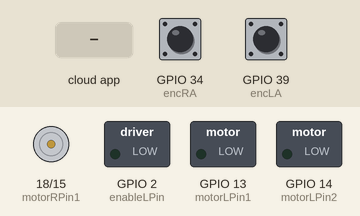
The sketch below on a simulated ESP32. Parts: motor-driver pin pairs drawn as motors (green arrow = first pin HIGH = forward, orange = second pin HIGH = backward, longer = more drive, scaled by the enable pin), switched loads named in the sketch (green lamp = pin HIGH). The test bench sets the inputs (shaded band); at power-on: GPIO 34 (encRA) HIGH, GPIO 39 (encLA) HIGH. The ROS host is connected and sends only what is stated; what the sketch prints to the serial monitor is not drawn.

Above: at 1.2 s.
1.3 s: the phone or cloud app sets motor_input to -100
At 2.5 s:
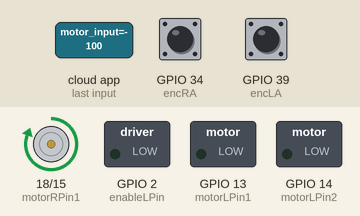
2.8 s: the phone or cloud app sets motor_input to 0
At 3.9 s:
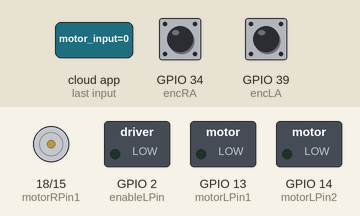
4.3 s: the phone or cloud app sets motor_input to 100
At 5.0 s:
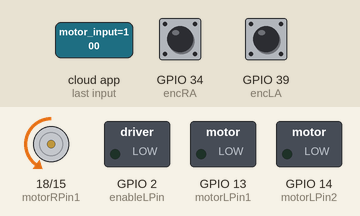
5.8 s: the phone or cloud app sets motor_input to -100
At 6.1 s:
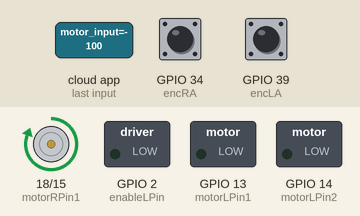
Timing chart, 0 to 8.3 s (numbered marks = the images above; inputs shaded):
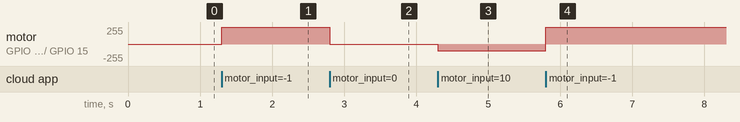

Measured:
- after the input at 1.3 s, motor on GPIO 18 (motorRPin1) / GPIO 15 (motorRPin2): stopped → forward 255/255 at once
- after the input at 2.8 s, motor on GPIO 18 (motorRPin1) / GPIO 15 (motorRPin2): forward 255/255 → stopped at once
- after the input at 4.3 s, motor on GPIO 18 (motorRPin1) / GPIO 15 (motorRPin2): stopped → backward 100/255 at once
- after the input at 5.8 s, motor on GPIO 18 (motorRPin1) / GPIO 15 (motorRPin2): backward 100/255 → forward 255/255 at once

The sketch:

controller.ino
```cpp
#include <ros.h>
#include <std_msgs/Float32.h>

ros::NodeHandle nh;

std_msgs::Float32 motorOutputData;
std_msgs::Float32 motorInputData;

// RIGHT Motor
int motorRPin1 = 18;
int motorRPin2 = 15;
int enableRPin = 4;
int encRA = 34;
int encRB = 36;

// LEFT Motor
int motorLPin1 = 13;
int motorLPin2 = 14;
int enableLPin = 2;

int encLA = 39;
int encLB = 35;

// Setting RIGHT MOTOR PWM properties
const int freqR = 30000;
const int pwmChannelR = 0;
const int resolutionR = 8;
int dutyCycleR = 0;
// int dutyCycleRO = -1;

// Setting LEFT MOTOR PWM properties
const int freqL = 30000;
const int pwmChannelL = 1;
const int resolutionL = 8;
int dutyCycleL = 0;
// int dutyCycleLO = -1;

//Encoder
volatile long encoderCountR = 0;
int prevEnc = 0;
volatile long encoderCountL = 0;
unsigned long previousMillisR = 0;
unsigned long previousMillisL = 0;

float rpsR;
const int sampleTime = 150;
const double rads_ticks = (2*3.1416)/753;


void callback(const std_msgs::Float32& motorInputData){
  dutyCycleR = motorInputData.data;
  if (dutyCycleR > 0){
    digitalWrite(motorRPin1, LOW);
    digitalWrite(motorRPin2, HIGH);
    ledcWrite(pwmChannelR, dutyCycleR);
  }
  else{
    digitalWrite(motorRPin1, HIGH);
    digitalWrite(motorRPin2, LOW);
    ledcWrite(pwmChannelR, dutyCycleR);
  }
}

ros::Publisher motorData_Pub("/motor_output", &motorOutputData);
ros::Subscriber<std_msgs::Float32>  motorData_Sub("/motor_input", &callback);

void setup() {
  nh.initNode();
  nh.advertise(motorData_Pub);
  nh.subscribe(motorData_Sub);
  // sets the Right Motor pins as outputs:
  pinMode(motorRPin1, OUTPUT);
  pinMode(motorRPin2, OUTPUT);
  pinMode(enableRPin, OUTPUT);

  // sets the Left Motor pins as outputs:
  pinMode(motorLPin1, OUTPUT);
  pinMode(motorLPin2, OUTPUT);
  pinMode(enableLPin, OUTPUT);

  //set the Encoder pins as inputs
  pinMode(encRA, INPUT_PULLUP);
  pinMode(encRB, INPUT_PULLUP);
  pinMode(encLA, INPUT_PULLUP);
  pinMode(encLB, INPUT_PULLUP);

  attachInterrupt(digitalPinToInterrupt(encRA), encoderISRR, CHANGE);
  attachInterrupt(digitalPinToInterrupt(encLA), encoderISRL, CHANGE);

  // configure LED PWM functionalitites
  ledcSetup(pwmChannelR, freqR, resolutionR);
  ledcSetup(pwmChannelL, freqL, resolutionL);

  // attach the channel to the GPIO to be controlled
  ledcAttachPin(enableRPin, pwmChannelR);
  ledcAttachPin(enableLPin, pwmChannelL);

  Serial.begin(57600);

  // testing
  Serial.print("Testing DC Motor...");
}

void loop(){
  unsigned long currentMillisR = millis();
  if (currentMillisR - previousMillisR >= sampleTime) {
    rpsR = ((encoderCountR-prevEnc)*rads_ticks*1000)/sampleTime; //radians per secondr
    prevEnc = encoderCountR;
    motorOutputData.data = rpsR;

    previousMillisR = currentMillisR;
    motorData_Pub.publish(&motorOutputData);
  }
  nh.spinOnce();
}

void encoderISRR(){
  if(digitalRead(encRA)==digitalRead(encRB)){
    encoderCountR++;
  }
  else{
    encoderCountR--;
  }
}

void encoderISRL(){
  if(digitalRead(encLA)==digitalRead(encLB)){
    encoderCountL++;
  }
  else{
    encoderCountL--;
  }
}
```
